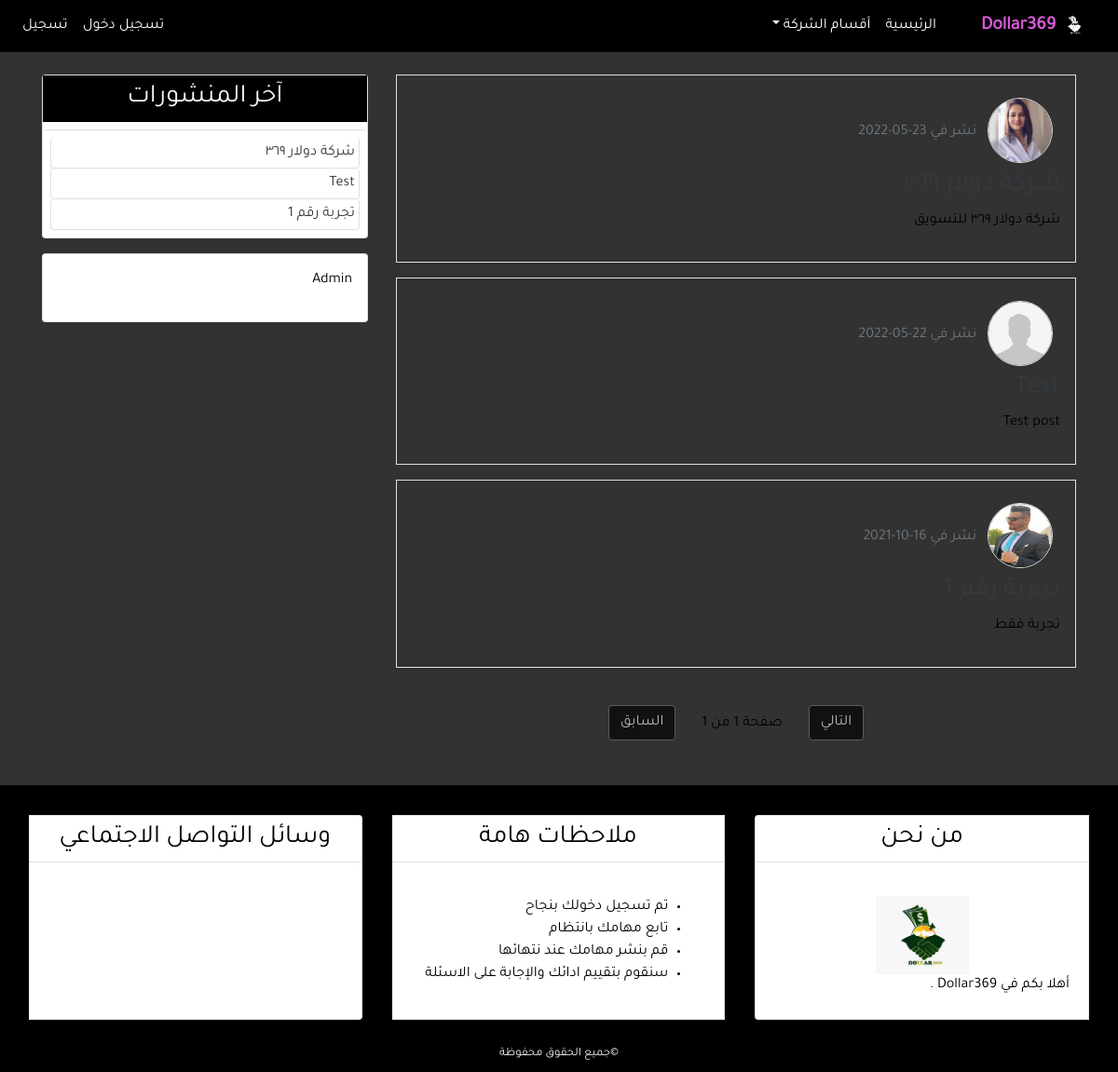
/home/, run on the app's committed database.
### test1/models.py (models this page shows, shortened)
class post(models.Model):
    title=models.CharField(max_length=100)
    content=models.TextField()
    post_date=models.DateTimeField(default=timezone.now)
    post_update=models.DateTimeField(auto_now=True)
    author=models.ForeignKey(User , on_delete=models.CASCADE)
    class Meta:
        ordering=('-post_date',)

### user/models.py (models this page shows, shortened)
class Profile(models.Model):
    image=models.ImageField(default='default.jpg', upload_to='profile_pics')
    user=models.OneToOneField(User, on_delete=models.CASCADE)

### test1/views.py (the view)
# urls.py: path('',views.graphic_home , name='graph-home'),
def home(request):
    posts1=post.objects.all()
    paginator=Paginator(posts1,5)
    page=request.GET.get('page')
    count = Requests.objects.count()
    cc = ProgramCommentNotifi.objects.first()
    print(cc.prg_Comment)
    try:
        posts1=paginator.page(page)
    except PageNotAnInteger:
        posts1=paginator.page(1)
    except EmptyPage:
        posts1=paginator.page(paginator.num_page)
    context={
        'title':'الصفحة الرئيسية',
        'posts':posts1,
        'page':page,
        'count':count
    }
    return render(request ,'test1/index.html', context)

### programming/models.py (called while the page is built)
    def __str__(self):
        return "Comment {}".format(self.content)

### test1/templates/test1/index.html (shortened to what this page needs)
{% extends 'test1/base.html' %}
{% load static %}
{% block content %}
{% for post in posts %}
<div class="border p-3 mb-3">
    <img src="{{post.author.profile.image.url}}"  class="fluid-img rounded-circle border m-2"   width="70px" alt="صورة الناشر " style="widows: 120px; height: 70px; " >
    <span class="text-secondary">نشر في {{post.post_date|date:'d-m-Y'}}</span>
    <h3><a class="text-dark"  href="{% url 'detail' post.id %}">{{post.title}}</a></h3>
    <p>{{post.content}}</p>
</div>
{% endfor %}
{% include 'test1/pagination.html' with page=posts %}
{% endblock content %}

### test1/templates/test1/latest_posts.html
<ul class="list-group latest-post p-2 ">
    {% for post in posts %}
    <a class="text-dark " href="{% url 'detail' post.id %}">
        <li class="list-group-item  latest-post-item p-1">{{post.title}}</li>
    </a>
    {% endfor %}
</ul>

### test1/static/test1/css/main.css (style rules this page uses)
html,body { direction: rtl; text-align: right; color: #fff !important; }
body { font-family: 'Tajawal',sans-serif; color:#000 !important; }
.latest-post, .latest-comment { padding: 0 15px; }
.latest-post .latest-post-item, .latest-comment .latest-comment-item { padding: 6px; }
.latest-post li:first-child, .latest-comment li:first-child { border-top: 0; }
.latest-post li:last-child, .latest-comment li:last-child { border-bottom: 1; padding-bottom: 0; }

### test1/static/test1/css/start.css (style rules this page uses)
body { margin: 0; padding: 0; background-color: #323232; }

### data on the page
post: author.profile.image (picture), post_date "23-05-2022", content "شركة دولار ٣٦٩ للتسويق", title "شركة دولار ٣٦٩"
post: author.profile.image (placeholder picture), post_date "22-05-2022", content "Test post", title "Test"
post: author.profile.image (picture), post_date "16-10-2021", content "تجربة فقط", title "تجربة رقم 1"

### other printed values
{{ page.paginator.num_pages }} "1"
